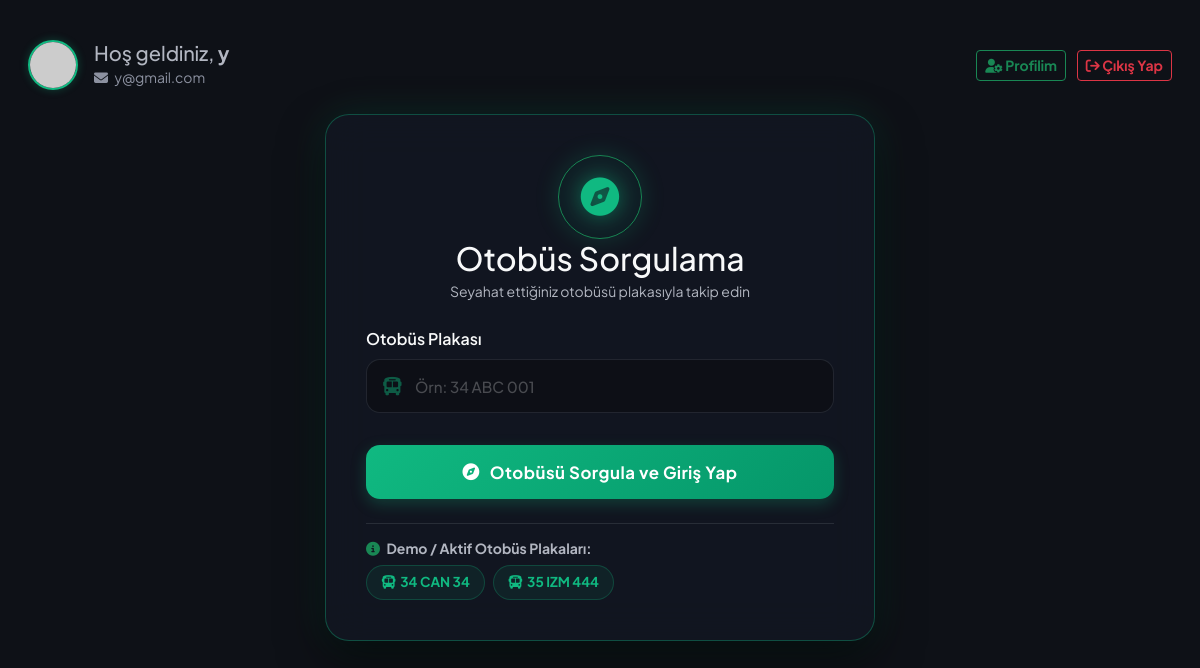
Page /yolcu_plaka_sorgula (signed in) on the committed database.
### app/models.py (models this page shows, shortened)
class Yolcu(db.Model):
    __tablename__ = 'yolcular'
    id: Mapped[int] = mapped_column(primary_key=True, autoincrement=True)
    ad_soyad: Mapped[str] = mapped_column(String(100), nullable=False)
    email: Mapped[str] = mapped_column(String(120), nullable=False, unique=True)
    sifre_hash: Mapped[str] = mapped_column(String(255), nullable=False)
    sifre_plain: Mapped[Optional[str]] = mapped_column(String(255))
    kayit_tarihi: Mapped[str] = mapped_column(String(50), nullable=False, default=lambda: datetime.now().strftime("%Y-%m-%d %H:%M:%S"))
    reset_token: Mapped[Optional[str]] = mapped_column(String(100))
    reset_token_expiry: Mapped[Optional[str]] = mapped_column(String(50))
    profil_resmi: Mapped[Optional[str]] = mapped_column(String(255), nullable=True)
    yorumlar: Mapped[List["YolcuYorum"]] = relationship(back_populates="yolcu")

class Sofor(UserMixin, db.Model):
    __tablename__ = 'soforler'
    id: Mapped[int] = mapped_column(primary_key=True, autoincrement=True)
    ad: Mapped[str] = mapped_column(String(100), nullable=False)
    soyad: Mapped[str] = mapped_column(String(100), nullable=False)
    kullanici_adi: Mapped[str] = mapped_column(String(100), nullable=False, unique=True)
    email: Mapped[Optional[str]] = mapped_column(String(120), unique=True)
    arac_plaka: Mapped[Optional[str]] = mapped_column(String(50), nullable=True)
    sifre_hash: Mapped[str] = mapped_column(String(255), nullable=False)
    sifre_plain: Mapped[Optional[str]] = mapped_column(String(255))
    reset_token: Mapped[Optional[str]] = mapped_column(String(100))
    reset_token_expiry: Mapped[Optional[str]] = mapped_column(String(50))
    profil_resmi: Mapped[Optional[str]] = mapped_column(String(255), nullable=True)
    alarmlar: Mapped[List["Alarm"]] = relationship(back_populates="sofor")
    ses_loglari: Mapped[List["SesLog"]] = relationship(back_populates="sofor")
    vardiya_kayitlari: Mapped[List["VardiyaSesKaydi"]] = relationship(back_populates="sofor")
    yorumlar: Mapped[List["YolcuYorum"]] = relationship(back_populates="sofor")
    konum: Mapped[Optional["AracKonum"]] = relationship(back_populates="sofor", uselist=False)

### app/main/routes.py (the view, shortened to what this page needs)
@bp.route('/yolcu_plaka_sorgula', methods=['GET', 'POST'])
@yolcu_login_required
def yolcu_plaka_sorgula():
    soforler = db.session.scalars(
        db.select(Sofor).filter(Sofor.arac_plaka != "", Sofor.arac_plaka != None)
    ).all()
    yolcu = db.session.get(Yolcu, session['yolcu_id'])
    return render_template('yolcu_plaka_sorgula.html', title='Otobüs Sorgula', soforler=soforler, yolcu=yolcu)

### app/auth/routes.py (called while the page is built)
def yolcu_login_required(f):
    @wraps(f)
    def decorated_function(*args, **kwargs):
        if 'yolcu_id' not in session:
            flash('Bu sayfayı görmek için lütfen yolcu girişi yapın.', 'warning')
            return redirect(url_for('auth.login'))
        return f(*args, **kwargs)
    return decorated_function

### app/models.py (called while the page is built)
@login.user_loader
def load_user(id):
    return db.session.get(Sofor, int(id))

### app/templates/yolcu_plaka_sorgula.html (shortened to what this page needs)
{% extends "base.html" %}
{% block content %}
<div class="row align-items-center mb-4 mt-3 px-3">
    <div class="col-8 d-flex align-items-center gap-3">
        <div style="width: 50px; height: 50px; border-radius: 50%; overflow: hidden; border: 2px solid #10b981; box-shadow: 0 0 8px rgba(16, 185, 129, 0.3); flex-shrink: 0;">
            {% if yolcu.profil_resmi %}
                <img src="{{ url_for('static', filename='uploads/avatars/' + yolcu.profil_resmi) }}" alt="PP" style="width: 100%; height: 100%; object-fit: cover;">
            {% else %}
                <img src="https://ui-avatars.com/api/?name={{ yolcu.ad_soyad }}&background=10b981&color=fff&size=100&bold=true" alt="PP" style="width: 100%; height: 100%; object-fit: cover;">
            {% endif %}
        </div>
        <div>
            <h5 class="text-secondary mb-0">Hoş geldiniz, <b>{{ yolcu.ad_soyad }}</b></h5>
            <small class="text-muted"><i class="fa-solid fa-envelope me-1"></i> {{ yolcu.email }}</small>
        </div>
    </div>
    <div class="col-4 text-end">
        <a href="{{ url_for('main.profil') }}" class="btn btn-outline-success btn-sm fw-bold me-2"><i class="fa-solid fa-user-gear"></i> Profilim</a>
        <a href="{{ url_for('auth.yolcu_logout') }}" class="btn btn-outline-danger btn-sm fw-bold"><i class="fa-solid fa-arrow-right-from-bracket"></i> Çıkış Yap</a>
    </div>
</div>
<div class="login-container mt-0">
    <div class="logo-outer-wrapper">
        <div class="logo-container border border-success">
            <i class="fa-solid fa-compass logo-icon"></i>
        </div>
        <h2 class="fw-extrabold text-light mb-1">Otobüs Sorgulama</h2>
        <p class="text-secondary small">Seyahat ettiğiniz otobüsü plakasıyla takip edin</p>
    </div>
    <form action="" method="post">
        <div class="mb-4">
            <label class="form-label fw-semibold text-light mb-2">Otobüs Plakası</label>
            <div class="input-icon-group">
                <i class="fa-solid fa-bus"></i>
                <input type="text" name="plaka" class="form-control" required placeholder="Örn: 34 ABC 001">
            </div>
        </div>
        <div class="pt-2">
            <button type="submit" class="btn-premium-submit">
                <i class="fa-solid fa-compass"></i> Otobüsü Sorgula ve Giriş Yap
            </button>
        </div>
    </form>
    <div class="mt-4 pt-3 border-top border-secondary border-opacity-25">
        <h6 class="text-secondary small fw-bold mb-2"><i class="fa-solid fa-circle-info text-success me-1"></i> Demo / Aktif Otobüs Plakaları:</h6>
        <div class="d-flex flex-wrap gap-2">
            {% for s in soforler %}
                <button type="button" class="btn btn-sm badge-plaka rounded-pill fw-bold" onclick="selectPlaka('{{ s.arac_plaka }}')">
                    <i class="fa-solid fa-bus me-1"></i>{{ s.arac_plaka }}
                </button>
            {% else %}
                <span class="text-muted small">Aktif kayıtlı plaka bulunmamaktadır.</span>
            {% endfor %}
        </div>
    </div>
</div>
{% endblock %}

### app/templates/base.html (style rules this page uses)
body { background-color: #0e1117; color: #fafafa; font-family: 'Plus Jakarta Sans', 'Outfit', 'Segoe UI', Tahoma, Geneva, Verdana, sans-serif; }
.text-secondary { color: #b2b6c1 !important; }
.text-muted { color: #8c91a0 !important; }

### app/templates/yolcu_plaka_sorgula.html (style rules this page uses)
.login-container { max-width: 550px; margin: 50px auto 25px auto; padding: 40px; background: rgba(21, 26, 38, 0.65); backdrop-filter: blur(20px); -webkit-backdrop-filter: blur(20px); border: 1px solid rgba(16, 185, 129, 0.35); border-radius: 24px; box-shadow: 0 20px 45px rgba(0, 0, 0, 0.55), 0 0 40px rgba(16, 185, 129, 0.15); }
.logo-outer-wrapper { text-align: center; margin-bottom: 25px; }
.logo-container { display: inline-flex; align-items: center; justify-content: center; width: 84px; height: 84px; border-radius: 50%; border-color: rgba(16, 185, 129, 0.4); background: rgba(16, 185, 129, 0.05); box-shadow: 0 0 25px rgba(16, 185, 129, 0.2); }
.logo-icon { font-size: 2.4rem; color: #10b981; filter: drop-shadow(0 0 10px rgba(16, 185, 129, 0.6)); }
.input-icon-group { position: relative; display: flex; align-items: center; }
.input-icon-group i { position: absolute; left: 16px; font-size: 1.15rem; transition: all 0.3s; z-index: 10; color: rgba(16, 185, 129, 0.45); }
.input-icon-group .form-control { padding-left: 48px !important; height: 54px; border-radius: 14px; background-color: rgba(10, 12, 18, 0.6) !important; border: 1px solid rgba(255, 255, 255, 0.07); color: #fafafa !important; transition: all 0.3s cubic-bezier(0.4, 0, 0.2, 1); font-size: 0.95rem; font-weight: 500; }
.input-icon-group .form-control::placeholder { color: rgba(255, 255, 255, 0.25); }
.btn-premium-submit { width: 100%; height: 54px; border-radius: 14px; font-weight: 700; font-size: 1.05rem; letter-spacing: 0.5px; transition: all 0.3s cubic-bezier(0.4, 0, 0.2, 1); display: flex; align-items: center; justify-content: center; gap: 10px; border: none; color: #fff; background: linear-gradient(135deg, #10b981 0%, #059669 100%); box-shadow: 0 5px 15px rgba(16, 185, 129, 0.25); }
.badge-plaka { background: rgba(16, 185, 129, 0.08) !important; border: 1px solid rgba(16, 185, 129, 0.25) !important; color: #10b981 !important; transition: all 0.2s cubic-bezier(0.4, 0, 0.2, 1) !important; cursor: pointer; padding: 6px 14px; font-size: 0.85rem; }

### rows in the picture
Yolcu: ad_soyad "y", email "y@gmail.com"
Sofor: arac_plaka "34 CAN 34"
Sofor: arac_plaka "35 IZM 444"
